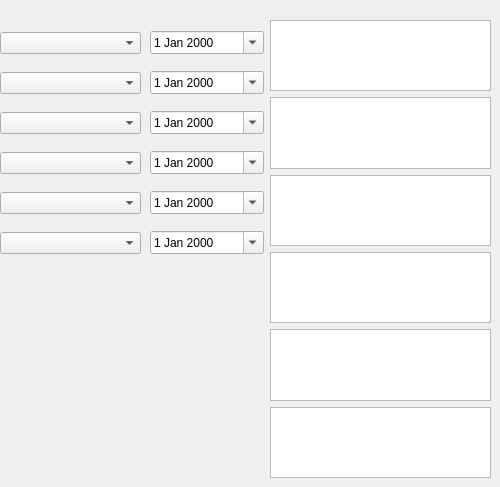
   <widget class="QWidget" name="tab_2">
    <attribute name="title">
     <string>Saisie Trait.</string>
    </attribute>
    <widget class="QWidget" name="gridLayoutWidget_5">
     <property name="geometry">
      <rect>
       <x>0</x>
       <y>20</y>
       <width>141</width>
       <height>251</height>
      </rect>
     </property>
     <layout class="QGridLayout" name="gridLayout_7">
      <item row="3" column="0">
       <widget class="QComboBox" name="comboTrait4"/>
      </item>
      <item row="4" column="0">
       <widget class="QComboBox" name="comboTrait5"/>
      </item>
      <item row="1" column="0">
       <widget class="QComboBox" name="comboTrait2"/>
      </item>
      <item row="0" column="0">
       <widget class="QComboBox" name="comboTrait1"/>
      </item>
      <item row="2" column="0">
       <widget class="QComboBox" name="comboTrait3"/>
      </item>
      <item row="5" column="0">
       <widget class="QComboBox" name="comboTrait6"/>
      </item>
     </layout>
    </widget>
    <widget class="QPushButton" name="btnEnregTrait">
     <property name="geometry">
      <rect>
       <x>330</x>
       <y>280</y>
       <width>111</width>
       <height>31</height>
      </rect>
     </property>
     <property name="text">
      <string>Enregistrer</string>
     </property>
    </widget>
    <widget class="QWidget" name="gridLayoutWidget_9">
     <property name="geometry">
      <rect>
       <x>270</x>
       <y>20</y>
       <width>221</width>
       <height>458</height>
      </rect>
     </property>
     <layout class="QGridLayout" name="gridLayout_11" rowstretch="1,1,1,1,1,1">
      <item row="4" column="0">
       <widget class="QTextEdit" name="remTrait5"/>
      </item>
      <item row="1" column="0">
       <widget class="QTextEdit" name="remTrait2"/>
      </item>
      <item row="3" column="0">
       <widget class="QTextEdit" name="remTrait4"/>
      </item>
      <item row="0" column="0">
       <widget class="QTextEdit" name="remTrait1"/>
      </item>
      <item row="5" column="0">
       <widget class="QTextEdit" name="remTrait6"/>
      </item>
      <item row="2" column="0">
       <widget class="QTextEdit" name="remTrait3"/>
      </item>
     </layout>
    </widget>
    <widget class="QWidget" name="gridLayoutWidget_4">
     <property name="geometry">
      <rect>
       <x>150</x>
       <y>20</y>
       <width>114</width>
       <height>251</height>
      </rect>
     </property>
     <layout class="QGridLayout" name="gridLayout_4">
      <item row="1" column="0">
       <widget class="QDateEdit" name="dateTrait2">
        <property name="calendarPopup">
         <bool>true</bool>
        </property>
       </widget>
      </item>
      <item row="2" column="0">
       <widget class="QDateEdit" name="dateTrait3">
        <property name="calendarPopup">
         <bool>true</bool>
        </property>
       </widget>
      </item>
      <item row="4" column="0">
       <widget class="QDateEdit" name="dateTrait5">
        <property name="calendarPopup">
         <bool>true</bool>
        </property>
       </widget>
      </item>
      <item row="0" column="0">
       <widget class="QDateEdit" name="dateTrait1">
        <property name="calendarPopup">
         <bool>true</bool>
        </property>
       </widget>
      </item>
      <item row="3" column="0">
       <widget class="QDateEdit" name="dateTrait4">
        <property name="calendarPopup">
         <bool>true</bool>
        </property>
       </widget>
      </item>
      <item row="5" column="0">
       <widget class="QDateEdit" name="dateTrait6">
        <property name="calendarPopup">
         <bool>true</bool>
        </property>
       </widget>
      </item>
     </layout>
    </widget>
   </widget>
